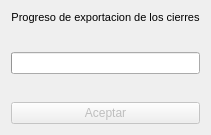
<?xml version="1.0" encoding="UTF-8"?>
<ui version="4.0">
 <class>DialogEspera</class>
 <widget class="QDialog" name="DialogEspera">
  <property name="geometry">
   <rect>
    <x>0</x>
    <y>0</y>
    <width>205</width>
    <height>135</height>
   </rect>
  </property>
  <property name="cursor">
   <cursorShape>WaitCursor</cursorShape>
  </property>
  <property name="mouseTracking">
   <bool>true</bool>
  </property>
  <property name="windowTitle">
   <string>Exportando Cierres a PDF</string>
  </property>
  <layout class="QHBoxLayout" name="horizontalLayout">
   <item>
    <layout class="QVBoxLayout" name="verticalLayout">
     <item>
      <widget class="QLabel" name="label_imprimiendo">
       <property name="enabled">
        <bool>true</bool>
       </property>
       <property name="text">
        <string>&lt;!DOCTYPE HTML PUBLIC &quot;-//W3C//DTD HTML 4.0//EN&quot; &quot;http://www.w3.org/TR/REC-html40/strict.dtd&quot;&gt;
&lt;html&gt;&lt;head&gt;&lt;meta name=&quot;qrichtext&quot; content=&quot;1&quot; /&gt;&lt;style type=&quot;text/css&quot;&gt;
p, li { white-space: pre-wrap; }
&lt;/style&gt;&lt;/head&gt;&lt;body style=&quot; font-family:'MS Shell Dlg 2'; font-size:8.25pt; font-weight:400; font-style:normal;&quot;&gt;
&lt;p align=&quot;center&quot; style=&quot; margin-top:0px; margin-bottom:0px; margin-left:0px; margin-right:0px; -qt-block-indent:0; text-indent:0px;&quot;&gt;&lt;span style=&quot; font-size:8pt;&quot;&gt;Progreso de exportacion de los cierres&lt;/span&gt;&lt;/p&gt;&lt;/body&gt;&lt;/html&gt;</string>
       </property>
      </widget>
     </item>
     <item>
      <spacer name="verticalSpacer">
       <property name="orientation">
        <enum>Qt::Vertical</enum>
       </property>
       <property name="sizeHint" stdset="0">
        <size>
         <width>20</width>
         <height>18</height>
        </size>
       </property>
      </spacer>
     </item>
     <item>
      <widget class="QProgressBar" name="progressBar">
       <property name="cursor">
        <cursorShape>WaitCursor</cursorShape>
       </property>
       <property name="textVisible">
        <bool>true</bool>
       </property>
       <property name="invertedAppearance">
        <bool>false</bool>
       </property>
      </widget>
     </item>
     <item>
      <spacer name="verticalSpacer_2">
       <property name="orientation">
        <enum>Qt::Vertical</enum>
       </property>
       <property name="sizeHint" stdset="0">
        <size>
         <width>20</width>
         <height>18</height>
        </size>
       </property>
      </spacer>
     </item>
     <item>
      <widget class="QPushButton" name="aceptar">
       <property name="enabled">
        <bool>false</bool>
       </property>
       <property name="cursor">
        <cursorShape>ArrowCursor</cursorShape>
       </property>
       <property name="text">
        <string>Aceptar</string>
       </property>
      </widget>
     </item>
    </layout>
   </item>
  </layout>
 </widget>
 <resources/>
 <connections/>
</ui>
